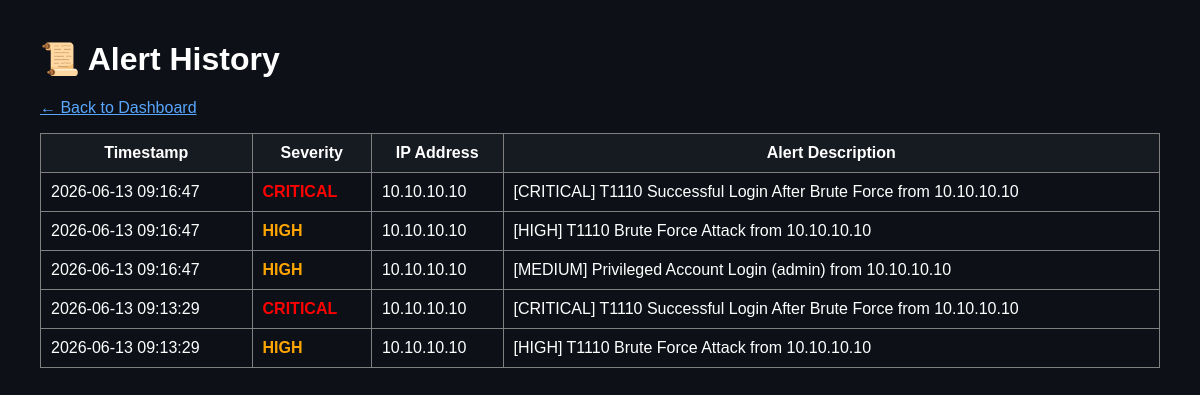
The app's page /history with its own data.
### tables this page shows
CREATE TABLE alerts (
        id INTEGER PRIMARY KEY AUTOINCREMENT,
        timestamp DATETIME DEFAULT CURRENT_TIMESTAMP,
        severity TEXT,
        ip TEXT,
        description TEXT
    );

### app.py (the view)
@app.route("/history")
def history():
    alerts = get_alerts()
    return render_template(
        "history.html",
        alerts=alerts
    )

### database.py (called while the page is built)
def get_alerts():
    conn = sqlite3.connect("alerts.db")
    cursor = conn.cursor()
    cursor.execute("""
    SELECT timestamp,
           severity,
           ip,
           description
    FROM alerts
    ORDER BY id DESC
    """)
    alerts = cursor.fetchall()
    conn.close()
    return alerts

### templates/history.html (shortened to what this page needs)
<!DOCTYPE html>
<html>
<head>
</head>
<body>
<h1>📜 Alert History</h1>
<p>
    <a href="/">← Back to Dashboard</a>
</p>
<table>
<tr>
    <th>Timestamp</th>
    <th>Severity</th>
    <th>IP Address</th>
    <th>Alert Description</th>
</tr>
{% for alert in alerts %}
<tr>
    <td>{{ alert[0] }}</td>
    {% if alert[1] == "CRITICAL" %}
        <td class="critical">{{ alert[1] }}</td>
    {% else %}
        <td class="high">{{ alert[1] }}</td>
    {% endif %}
    <td>{{ alert[2] }}</td>
    <td>{{ alert[3] }}</td>
</tr>
{% endfor %}
</table>
</body>
</html>

### templates/history.html (style rules this page uses)
body { background:#0d1117; color:white; font-family:Arial; margin:40px; }
table { width:100%; border-collapse:collapse; }
th, td { border:1px solid gray; padding:10px; }
th { background:#161b22; }
.critical { color:red; font-weight:bold; }
.high { color:orange; font-weight:bold; }
a { color:#58a6ff; }

### records on screen
alerts: timestamp "2026-06-13 09:16:47", severity "CRITICAL", ip "10.10.10.10", description "[CRITICAL] T1110 Successful Login After Brute Force from 10.10.10.10"
alerts: timestamp "2026-06-13 09:16:47", severity "HIGH", ip "10.10.10.10", description "[HIGH] T1110 Brute Force Attack from 10.10.10.10"
alerts: timestamp "2026-06-13 09:16:47", severity "HIGH", ip "10.10.10.10", description "[MEDIUM] Privileged Account Login (admin) from 10.10.10.10"
alerts: timestamp "2026-06-13 09:13:29", severity "CRITICAL", ip "10.10.10.10", description "[CRITICAL] T1110 Successful Login After Brute Force from 10.10.10.10"
alerts: timestamp "2026-06-13 09:13:29", severity "HIGH", ip "10.10.10.10", description "[HIGH] T1110 Brute Force Attack from 10.10.10.10"
